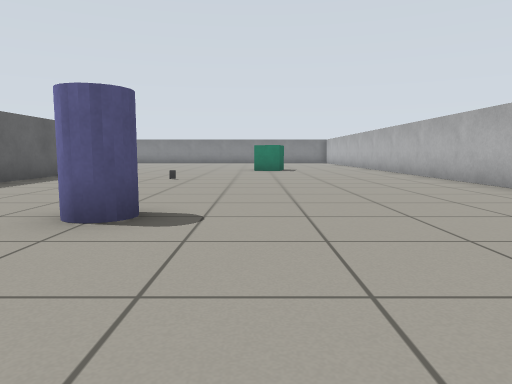
View 1 (above)

21 first-person views from a walk through a world built for the Gazebo simulator. The camera is 0.61 m above the floor, tilts 6° down and sees 70° across. The floor is counted in squares, 1 m on a side. Each view is taken from the middle of a square. On the plan, view 1 faces up. The plan holds only what a view shows up to about 10 squares ahead; the rest is blank.

View 2
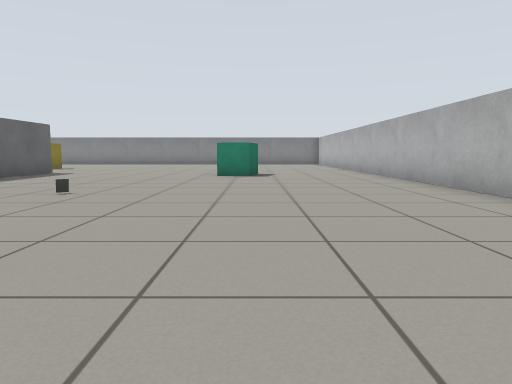

View 3
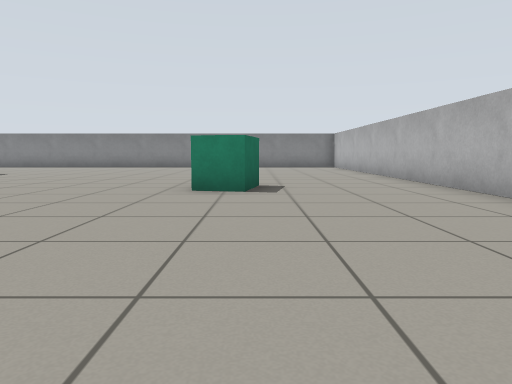

View 4
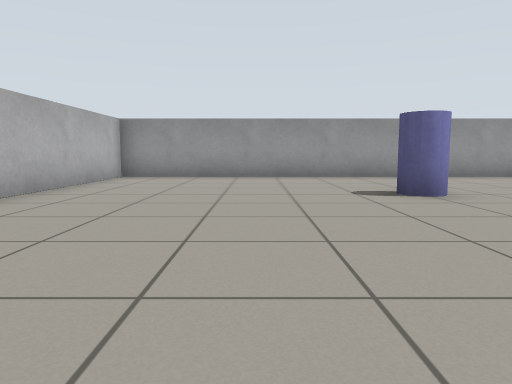

View 5
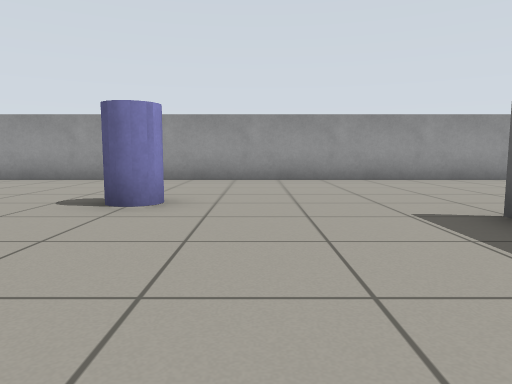

View 6
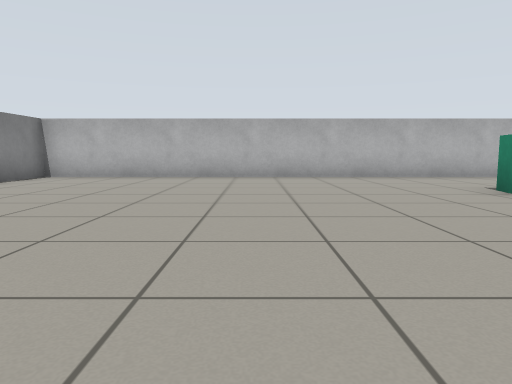

View 7
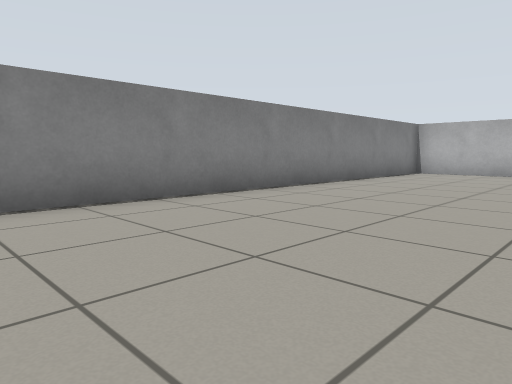

View 8
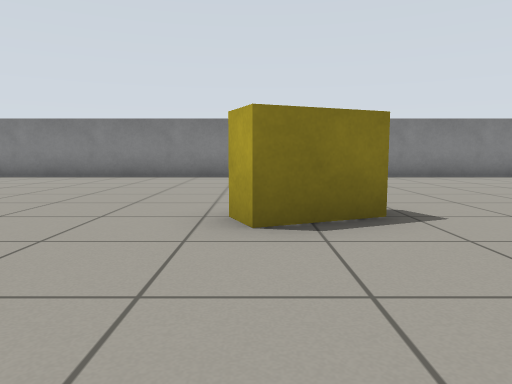

View 9
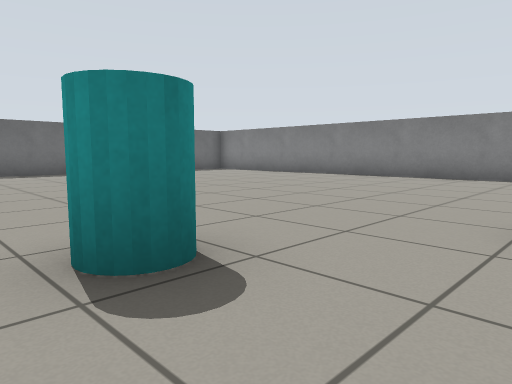

View 10
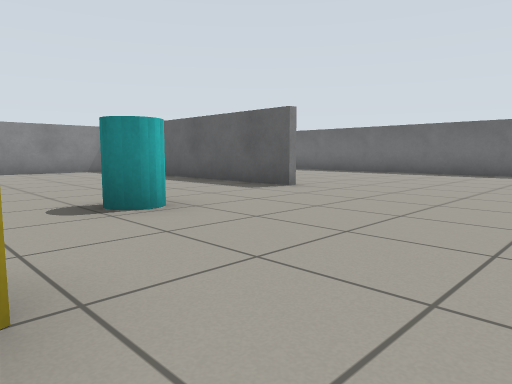

View 11
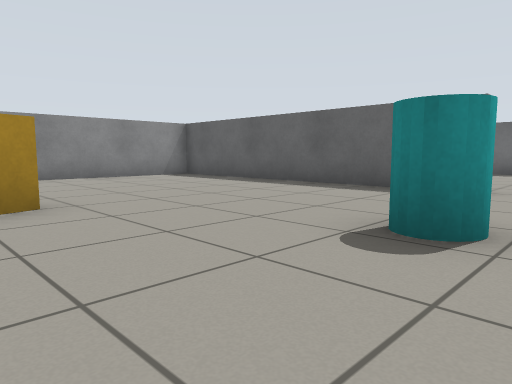

View 12
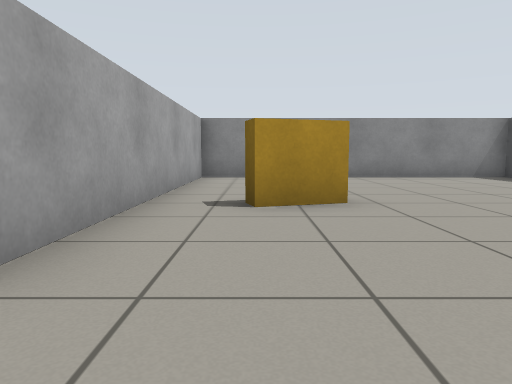

View 13
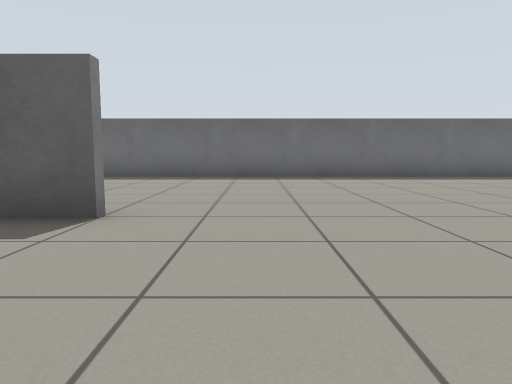

View 14
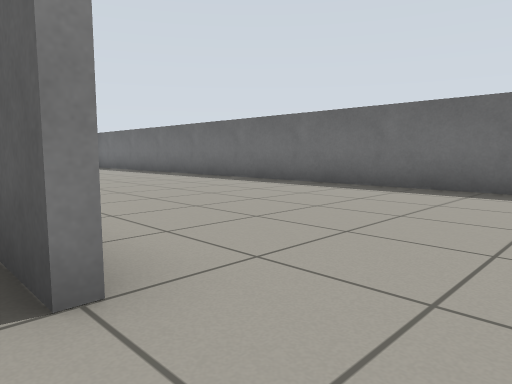

View 15
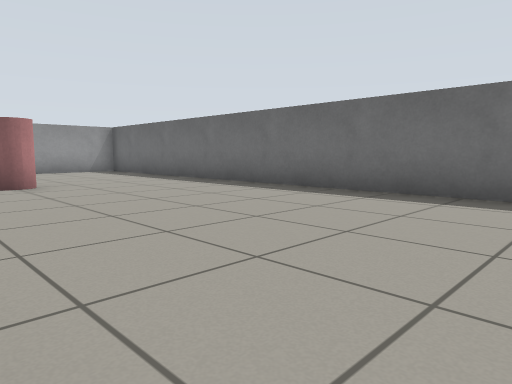

View 16
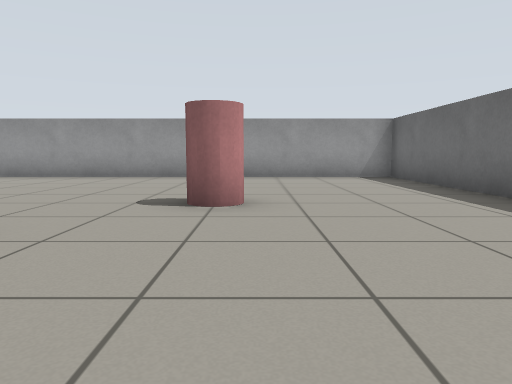

View 17
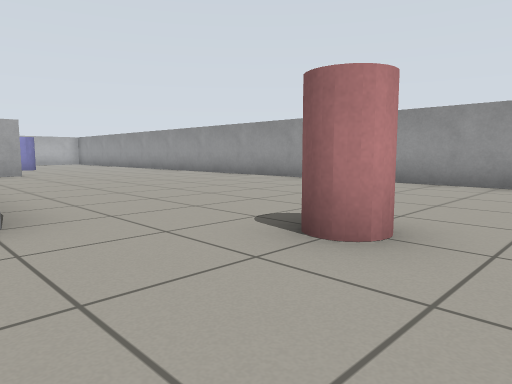

View 18
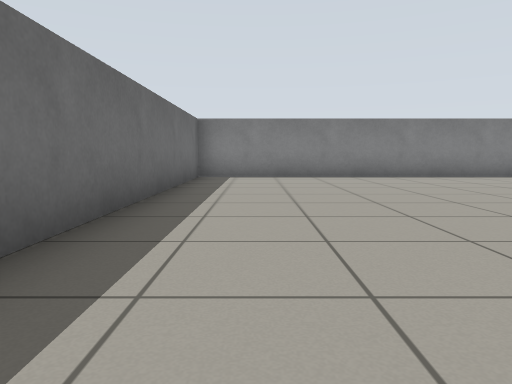

View 19
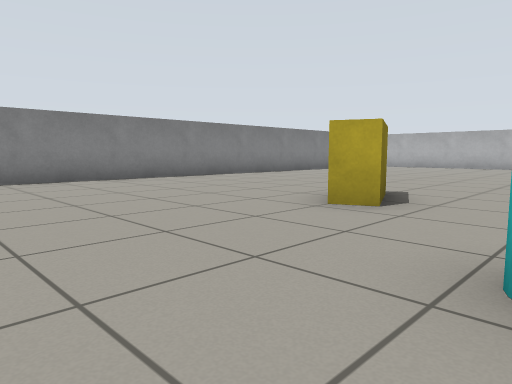

View 20
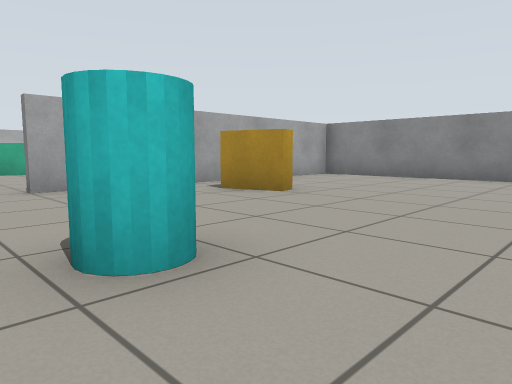

View 21
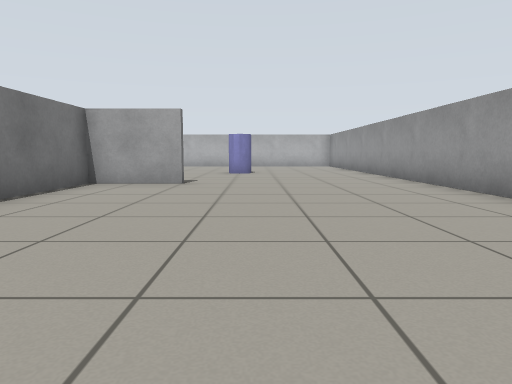

### Floor plan
Points are (right, up) in squares from view 1. A wall is a line through its corners. A room is listed if a view was taken in it or the views show most of it. See-through windows are left out.
Room 1 (views 1, 2, 3, 4, 5, 6, 7, 8, 9, 10, 11, 12, 13, 14, 15, 16, 17, 18, 19, 20, 21)
walls: (-5.4, 13.1) (-5.4, 12.1); (-5.4, 10) (-5.4, 7.6); (-5.5, 6.4) (-8.2, 6.4); (-13.4, 14.6) (-13.4, 6.6) (-5.5, 6.6); (-5.6, 4.4) (-5.6, 14.5); (4.5, 6.4) (4.5, 23.5) (-19.5, 23.5) (-19.5, -0.5) (4.5, -0.5) (4.5, 4.1)
objects: pillar (-16, 4) to (-15, 5); cyan cylinder (-10, 15); yellow box (-8, 11) to (-7, 12); yellow box (-8, 17) to (-7, 18); pillar (-2, 3) to (-1, 4); marker (-2, 9); green box (0, 13) to (1, 14)

Positions as (right, up) in squares from view 1, and headings:
1: (0, 0), facing up
2: (1, 3), facing up
3: (1, 7), facing up
4: (1, 9), facing down
5: (-3, 8), facing down
6: (-5, 18), facing right
7: (-7, 19), facing up-right
8: (-8, 14), facing up
9: (-8, 14), facing up-left
10: (-8, 19), facing down-left
11: (-7, 16), facing down-left
12: (-7, 16), facing down
13: (-10, 16), facing left
14: (-13, 16), facing down-left
15: (-14, 12), facing down-left
16: (-16, 9), facing down
17: (-17, 7), facing down-right
18: (-18, 14), facing up
19: (-12, 15), facing up-right
20: (-12, 16), facing down-right
21: (-13, 3), facing right
